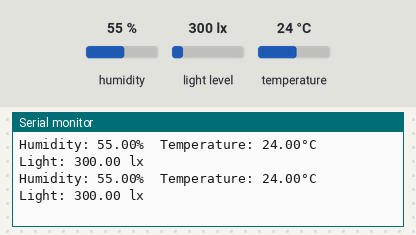
Simulated run of this sketch. Board: ESP8266 (NodeMCU). Parts: the last lines printed to the serial monitor. Inputs (shaded band) come from the test bench; at power-on: humidity 55 %, light level 300 lx, temperature 24 °C.

Above: at 4.8 s.
4.9 s: humidity set to 22 %
At 7.5 s:
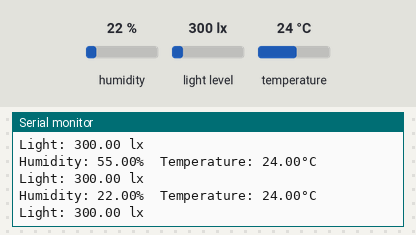
7.9 s: light level set to 40 lx
At 8.7 s:
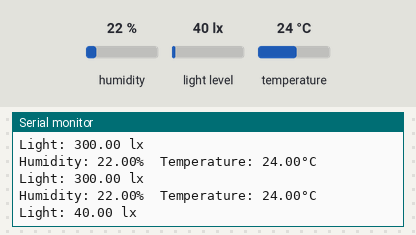
10.9 s: temperature set to 12 °C
At 13.5 s:
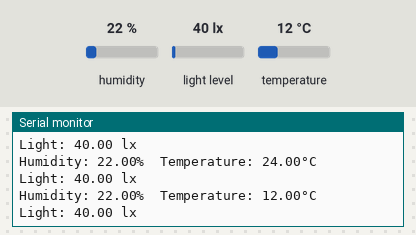
13.9 s: light level set to 500 lx
At 14.7 s:
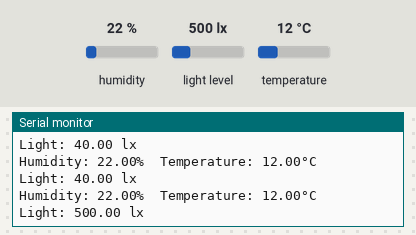
16.9 s: humidity set to 40 %
At 19.5 s:
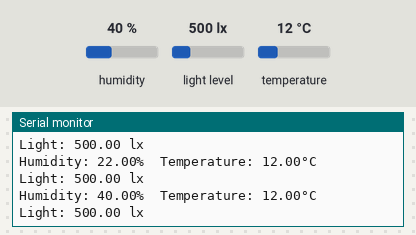
Timing chart, 0 to 20.9 s (numbered marks = the images above; inputs shaded):
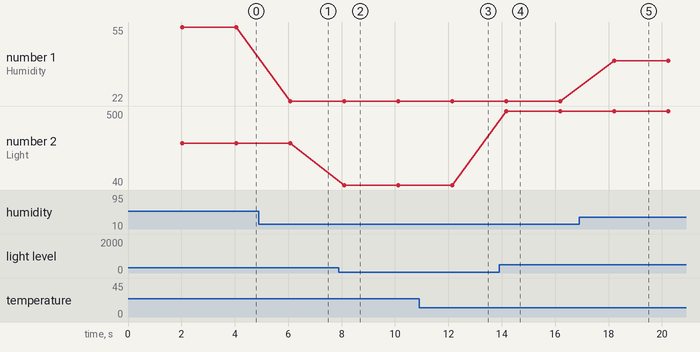

Measured:
- after the input at 4.9 s, the serial monitor: prints a new line after 1.2 s (image 1)
- after the input at 7.9 s, the serial monitor: prints a new line after 0.20 s (image 2)
- after the input at 10.9 s, the serial monitor: prints a new line after 1.2 s (image 3)
- after the input at 13.9 s, the serial monitor: prints a new line after 0.27 s (image 4)
- after the input at 16.9 s, the serial monitor: prints a new line after 1.3 s (image 5)
- plotted number 1: 55 → 22 after the input at 4.9 s, 22 → 40 after the input at 16.9 s
- plotted number 2: 300 → 40 after the input at 7.9 s, 40 → 500 after the input at 13.9 s

The sketch:

sensor_test.ino
```cpp
#include "DHT.h"
#include <BH1750.h>
#include <Wire.h>

#define DHTPIN D1
#define LUX_SDA D2
#define LUX_SCL D3

#define DHTTYPE DHT11

DHT dht(DHTPIN, DHTTYPE);
BH1750 lightMeter;

void setup(void) {

  Serial.begin(9600);
  DHT dht(DHTPIN, DHTTYPE);
  Wire.begin(LUX_SDA, LUX_SCL);
  lightMeter.begin();
}

void loop(void) {
  delay(2000);

  float h = dht.readHumidity();
  // Read temperature as Celsius (the default)
  float t = dht.readTemperature();

  Serial.print(F("Humidity: "));
  Serial.print(h);
  Serial.print(F("%  Temperature: "));
  Serial.print(t);
  Serial.print(F("°C "));
  Serial.println();

  float lux = lightMeter.readLightLevel();
  Serial.print("Light: ");
  Serial.print(lux);
  Serial.println(" lx");

}
```
